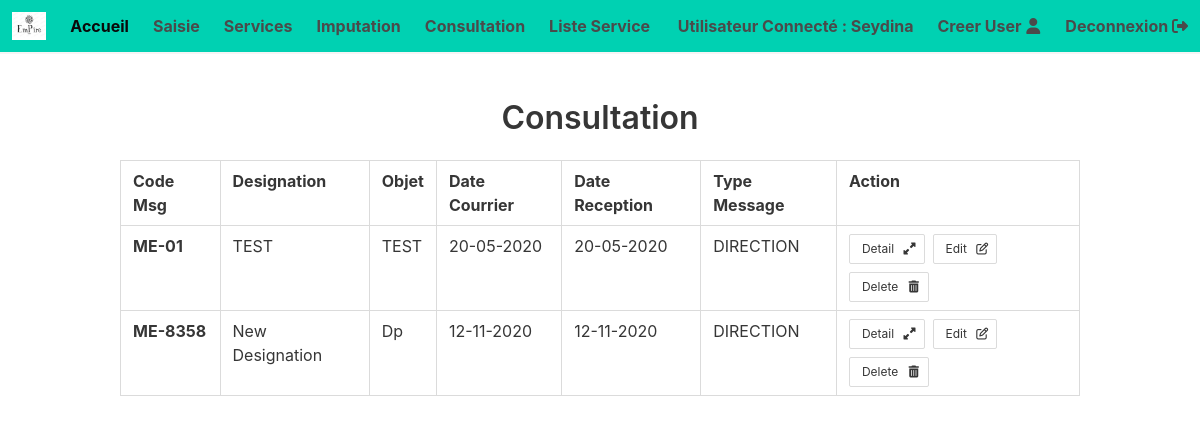
/crconsultation/ (signed in), run on the app's committed database.
### appcour/models.py (models this page shows, shortened)
class Crmessage(models.Model):
	code_msg = models.CharField(max_length=15)
	designation = models.CharField(max_length=300)
	objet = models.CharField(max_length=300)
	date_courrier = models.DateField()
	date_reception = models.DateField()
	type_message = models.CharField(max_length=100)
	usager_insert = models.CharField(max_length=100, null=True)
	date_insert = models.DateTimeField()
	usager_update = models.CharField(max_length=100, null=True)
	date_update = models.DateTimeField(auto_now=True)

### appcour/views.py (the view)
# urls.py: path('crconsultation/', views.crconsultation, name='crconsultation'),
@login_required
def crconsultation(request):
	form = Crmessage.objects.all()
	return render(request, 'appcour/pages/crconsultation.html', {'form': form})

### appcour/templates/appcour/pages/crconsultation.html (shortened to what this page needs)
{% extends 'appcour/layouts/base.html' %}
{% load static %}
{% load bulma_tags %}
{% block body %}
<section class="hero">
	<div class="hero-body">
		<div class="container">
			<div class="columns is-centered">
				<div class="column">
					<h1 class="title has-text-centered">Consultation</h1>
					<table class="table is-hoverable table is-bordered is-fullwidth">
						<thead>
						<tr>
							<th>Code Msg</th>
							<th>Designation</th>
							<th>Objet</th>
							<th>Date Courrier</th>
							<th>Date Reception</th>
							<th>Type Message</th>
							<th>Action</th>
						</tr>
						</thead>
						<tbody>
							{% for frm in form %}
							<tr>
							<td><strong>{{ frm.code_msg }}</strong>
							</td>
							<td>{{ frm.designation }}</td>
							<td>{{ frm.objet }}</td>
							<td>{{ frm.date_reception|date:'d-m-Y' }}</td>
							<td>{{ frm.date_reception|date:'d-m-Y' }}</td>
							<td>{{ frm.type_message }}</td>
							<td>
							<div class="buttons">
							{% if perms.appcour.view_crmessage %}
							<a class="button is-small" href="{% url 'appcour:crdetail' frm.id %}">
								<div>
									<span>Detail</span>
									<span class="icon is-small">
										<i class="fa fa-expand"></i>
									</span>
								</div>
							</a>
							{% endif %}
							{% if perms.appcour.change_crmessage %}
							<a class="button is-small" href="{% url 'appcour:creditermsg' frm.id %}">
								<div>
									<span>Edit</span>
									<span class="icon is-small">
										<i class="fa fa-edit"></i>
									</span>
								</div>
							</a>
							{% endif %}
							{% if perms.appcour.delete_crmessage %}
							<a class="button is-small" href="{% url 'appcour:crsupprimer' frm.id %}">
								<div>
								<span>Delete</span>
								<span class="icon is-small">
									<i class="fa fa-trash"></i>
								</span>
								</div>
							</a>
							{% endif %}
							</div>
							</td>
							</tr>
							{% endfor %}
						</tbody>
					</table>
				</div>
			</div>
		</div>
	</div>
</section>
{% endblock %}

### appcour/templates/appcour/layouts/nav.html (shortened to what this page needs)
{% load static %}
<nav class="navbar has-shadow has-background-primary has-text-weight-bold">
		<div class="navbar-brand">
				<a class="navbar-item" href="{% url 'appcour:home' %}">
					<img src="{% static 'appcour/images/tn_emp_1.png'%}">
				</a>
		</div>
		<div id="navMenu" class="navbar-menu">
			<div class="navbar-start">
				{% if user.is_authenticated %}
				<a href="{% url 'appcour:home' %}" class="navbar-item is-active">Accueil</a>
				{% if perms.appcour.add_crmessage %}
				<a href="{% url 'appcour:crmessage' %}" class="navbar-item">Saisie</a>
				{% endif %}
				<a href="{% url 'appcour:crservice' %}" class="navbar-item">Services</a>
				<a href="{% url 'appcour:crimputation' %}" class="navbar-item">Imputation</a>
				<a href="{% url 'appcour:crconsultation' %}" class="navbar-item">Consultation</a>
				<a href="{% url 'appcour:crservice_list' %}" class="navbar-item">Liste Service</a>
				{% endif %}
			</div>
			<div class="navbar-end">
				{% if user.is_authenticated %}
				<p class="navbar-item">Utilisateur Connecté : {{ user.username|title }}</p>
				{% if perms.auth.add_user %}
				<a href="{% url 'appcour:creeruser' %}" class="navbar-item">
					<div>
					<span>Creer User</span>
					<span class="icon is-small">
						<i class="fa fa-user"></i>
					</span>
					</div>
				</a>
				{% endif %}
				<a href="{% url 'appcour:logout' %}" class="navbar-item">
					<div>
					<span>Deconnexion</span>
					<span class="icon is-small">
						<i class="fa fa-sign-out"></i>
					</span>
					</div>
				</a>
				{% endif %}
			</div>
		</div>
	</nav>

### data on the page
Crmessage: code_msg "ME-01", designation "TEST", objet "TEST", date_reception "20-05-2020", type_message "DIRECTION"
Crmessage: code_msg "ME-8358", designation "New Designation", objet "Dp", date_reception "12-11-2020", type_message "DIRECTION"

### other printed values
{{ user.username|title }} "Seydina"
